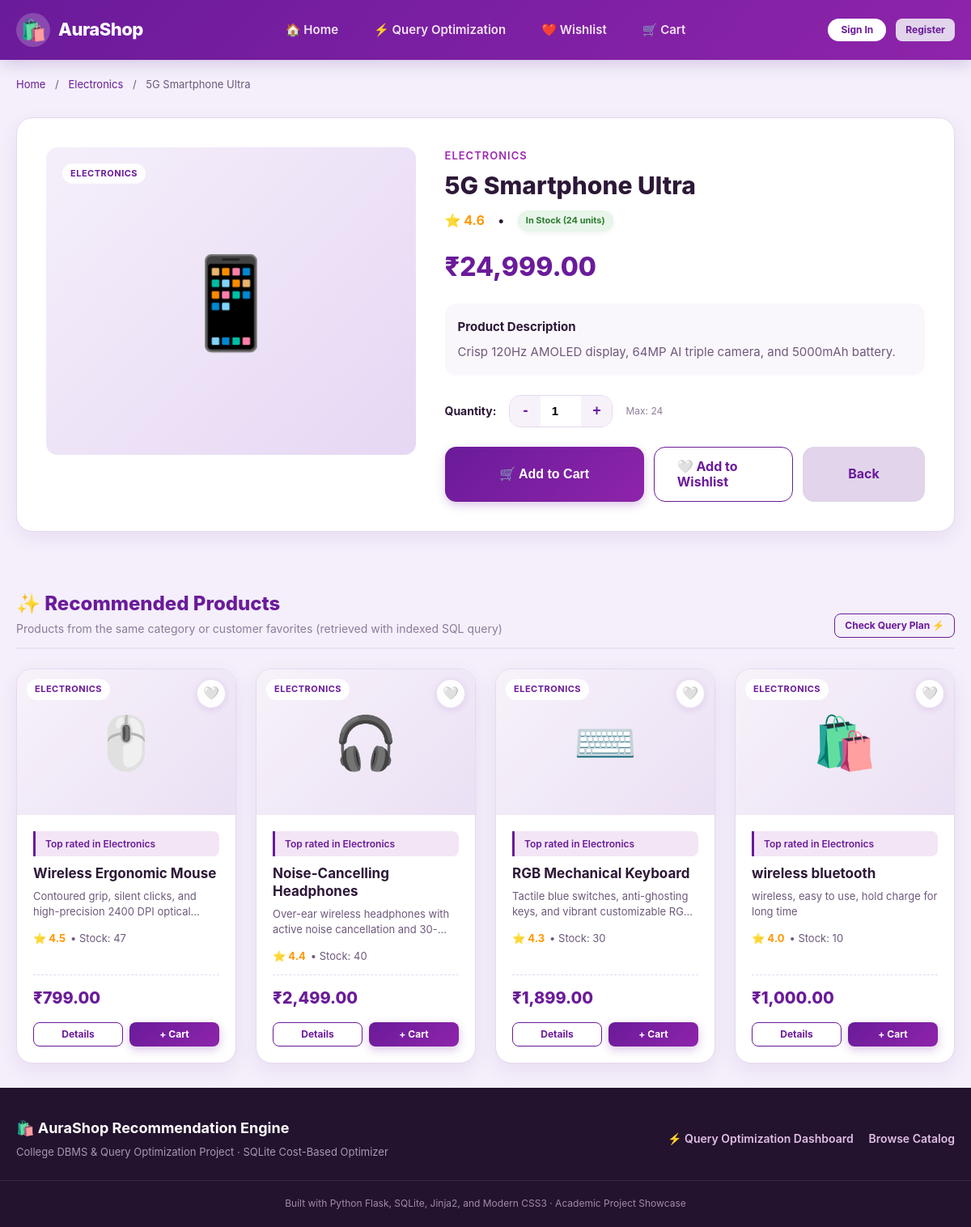
The app's page /product/2 with its own data.
### tables this page shows
CREATE TABLE products (
            product_id INTEGER PRIMARY KEY AUTOINCREMENT,
            name TEXT NOT NULL,
            category TEXT NOT NULL,
            price REAL NOT NULL,
            rating REAL DEFAULT 0,
            stock INTEGER DEFAULT 0,
            description TEXT,
            image TEXT
        );

### app.py (the view)
@app.route("/product/<int:product_id>")
def product_details(product_id):
    conn = get_connection()
    product = conn.execute(
        "SELECT * FROM products WHERE product_id = ?", (product_id,)
    ).fetchone()
    conn.close()
    if product is None:
        flash("Product not found.", "danger")
        return redirect(url_for("home"))
    user_id = session.get("user_id")
    log_user_activity(user_id, product_id, activity_type="view")
    recommendations = get_product_recommendations(product_id, user_id=user_id, limit=4)
    return render_template(
        "product.html",
        product=product,
        recommendations=recommendations
    )

### database.py (called while the page is built)
def get_connection():
    conn = sqlite3.connect(DB_NAME)
    conn.row_factory = sqlite3.Row
    conn.execute("PRAGMA foreign_keys = ON;")
    return conn

### optimizer.py (called while the page is built)
def get_all_categories():
    conn = get_connection()
    rows = conn.execute("SELECT DISTINCT category FROM products ORDER BY category ASC").fetchall()
    conn.close()
    return [r["category"] for r in rows]

### recommendations.py (called while the page is built)
def log_user_activity(user_id, product_id, activity_type="view"):
    if not product_id:
        return
    try:
        conn = get_connection()
        conn.execute("""
            INSERT INTO user_activity (user_id, product_id, activity_type)
            VALUES (?, ?, ?)
        """, (user_id, product_id, activity_type))
        conn.commit()
        conn.close()
    except Exception as e:
        print(f"[Activity Log Error]: {e}")

### templates/product.html (shortened to what this page needs)
{% extends "base.html" %}
{% block content %}
<div class="container">
    <div style="margin: 20px 0 10px; font-size: 13px; color: var(--text-secondary);">
        <a href="{{ url_for('home') }}" style="color: var(--primary-color); text-decoration: none;">Home</a>
        <span style="margin: 0 8px;">/</span>
        <a href="{{ url_for('home', category=product.category) }}" style="color: var(--primary-color); text-decoration: none;">{{ product.category }}</a>
        <span style="margin: 0 8px;">/</span>
        <span>{{ product.name }}</span>
    </div>
    <div class="product-detail-layout">
        <div class="detail-image-box">
            <span>{{ product.image or '🛍️' }}</span>
            <span class="product-category-tag" style="top: 20px; left: 20px;">{{ product.category }}</span>
        </div>
        <div class="detail-info">
            <span class="detail-category-crumb">{{ product.category }}</span>
            <h1 class="detail-title">{{ product.name }}</h1>
            <div class="detail-rating-stock">
                <span class="star-rating" style="font-size: 16px;">⭐ {{ "%.1f"|format(product.rating) }}</span>
                <span>•</span>
                {% if product.stock > 5 %}
                    <span class="stock-tag stock-in" style="position: static;">In Stock ({{ product.stock }} units)</span>
                {% elif product.stock > 0 %}
                    <span class="stock-tag stock-low" style="position: static;">Low Stock: Only {{ product.stock }} left!</span>
                {% else %}
                    <span class="stock-tag stock-out" style="position: static;">Currently Out of Stock</span>
                {% endif %}
            </div>
            <div class="detail-price">
                ₹{{ "{:,.2f}".format(product.price) }}
            </div>
            <div class="detail-description">
                <h4 style="color: var(--text-primary); margin-bottom: 6px;">Product Description</h4>
                <p>{{ product.description }}</p>
            </div>
            {% if product.stock > 0 %}
                <form action="{{ url_for('add_to_cart', product_id=product.product_id) }}" method="POST">
                    <div class="qty-control-wrapper">
                        <span class="qty-label">Quantity:</span>
                        <div class="qty-counter">
                            <button type="button" class="qty-btn" id="qty-btn-minus">-</button>
                            <input
                                type="number"
                                id="product-quantity-input"
                                name="quantity"
                                class="qty-input"
                                value="1"
                                min="1"
                                max="{{ product.stock }}"
                            >
                            <button type="button" class="qty-btn" id="qty-btn-plus">+</button>
                        </div>
                        <span style="font-size: 12px; color: var(--text-muted);">Max: {{ product.stock }}</span>
                    </div>
                    <div style="display: flex; gap: 12px; margin-top: 10px; flex-wrap: wrap;">
                        <button type="submit" class="btn btn-primary btn-lg" style="flex: 2; min-width: 170px;">
                            🛒 Add to Cart
                        </button>
                        <a href="{{ url_for('add_to_wishlist', product_id=product.product_id) }}" class="btn btn-outline btn-lg" style="flex: 1.2; min-width: 170px;">
                            {% if product.product_id in user_wishlist_ids %}
                                ❤️ In Wishlist
                            {% else %}
                                🤍 Add to Wishlist
                            {% endif %}
                        </a>
                        <a href="{{ url_for('home') }}" class="btn btn-secondary btn-lg" style="flex: 1; min-width: 110px;">
                            Back
                        </a>
                    </div>
                </form>
            {% else %}
                <div style="margin-top: 20px;">
                    <button class="btn btn-secondary btn-lg btn-block" disabled>Item Currently Out of Stock</button>
                    <a href="{{ url_for('home') }}" class="btn btn-outline btn-block" style="margin-top: 10px;">Explore Similar Items</a>
                </div>
            {% endif %}
        </div>
    </div>
    <section class="section" style="margin-top: 40px;">
        <div class="section-header">
            <div>
                <h2 class="section-title">✨ Recommended Products</h2>
                <p class="section-subtitle">
                    Products from the same category or customer favorites (retrieved with indexed SQL query)
                </p>
            </div>
            <a href="{{ url_for('optimization') }}" class="btn btn-sm btn-outline">Check Query Plan ⚡</a>
        </div>
        {% if recommendations %}
        <div class="product-grid">
            {% for item in recommendations %}
            <div class="product-card">
                <div class="product-image-box">
                    <span>{{ item.image or '🛍️' }}</span>
                    <span class="product-category-tag">{{ item.category }}</span>
                    <a href="{{ url_for('add_to_wishlist', product_id=item.product_id) }}"
                       class="wishlist-btn {% if item.product_id in user_wishlist_ids %}active{% endif %}"
                       title="{% if item.product_id in user_wishlist_ids %}Saved in Wishlist{% else %}Add to Wishlist{% endif %}">
                        {% if item.product_id in user_wishlist_ids %}❤️{% else %}🤍{% endif %}
                    </a>
                </div>
                <div class="product-content">
                    <div class="recommendation-banner badge-{{ item.badge_color or 'purple' }}">
                        <span>{{ item.recommendation_reason }}</span>
                    </div>
                    <h3 class="product-title">{{ item.name }}</h3>
                    <p class="product-desc">{{ item.description }}</p>
                    <div class="product-rating">
                        <span class="star-rating">⭐ {{ "%.1f"|format(item.rating) }}</span>
                        <span>• Stock: {{ item.stock }}</span>
                    </div>
                    <div class="product-price-row">
                        <div class="product-price">₹{{ "{:,.2f}".format(item.price) }}</div>
                    </div>
                    <div class="product-actions">
                        <a href="{{ url_for('product_details', product_id=item.product_id) }}" class="btn btn-outline btn-sm">
                            Details
                        </a>
                        {% if item.stock > 0 %}
                            <a href="{{ url_for('add_to_cart', product_id=item.product_id) }}" class="btn btn-primary btn-sm">
                                + Cart
                            </a>
                        {% else %}
                            <button class="btn btn-secondary btn-sm" disabled>Sold Out</button>
                        {% endif %}
                    </div>
                </div>
            </div>
            {% endfor %}
        </div>
        {% else %}
            <p style="text-align: center; color: var(--text-muted); padding: 30px;">No recommendations available for this product.</p>
        {% endif %}
    </section>
</div>
{% endblock %}

### templates/base.html (shortened to what this page needs)
<!DOCTYPE html>
<html lang="en">
<head>
    <link rel="stylesheet" href="{{ url_for('static', filename='css/style.css') }}">
</head>
<body>
    <header class="site-header">
        <nav class="navbar">
            <a href="{{ url_for('home') }}" class="brand-logo">
                <div class="brand-icon">🛍️</div>
                <span>AuraShop</span>
            </a>
            <ul class="nav-links">
                <li><a href="{{ url_for('home') }}">🏠 Home</a></li>
                <li><a href="{{ url_for('optimization') }}">⚡ Query Optimization</a></li>
                <li>
                    <a href="{{ url_for('view_wishlist') }}">
                        ❤️ Wishlist
                    </a>
                </li>
                <li>
                    <a href="{{ url_for('view_cart') }}">
                        🛒 Cart
                    </a>
                </li>
            </ul>
            <div class="user-nav">
                {% if current_user %}
                    <span class="user-greeting">
                        👋 Hi, {{ current_user.full_name.split(' ')[0] }}
                        {% if current_user.is_admin == 1 %}
                            <span class="admin-tag">ADMIN</span>
                        {% endif %}
                    </span>
                    <a href="{{ url_for('order_history') }}" class="btn btn-sm btn-outline" style="color: white; border-color: rgba(255,255,255,0.4);">📦 Orders</a>
                    <a href="{{ url_for('payment_history') }}" class="btn btn-sm btn-outline" style="color: white; border-color: rgba(255,255,255,0.4);">💳 Payments</a>
                    {% if current_user.is_admin == 1 %}
                        <a href="{{ url_for('admin_dashboard') }}" class="btn btn-sm btn-outline" style="color: #ffcc80; border-color: #ffcc80;">⚙️ Dashboard</a>
                    {% endif %}
                    <a href="{{ url_for('logout') }}" class="btn btn-sm btn-secondary">Logout</a>
                {% else %}
                    <a href="{{ url_for('login') }}" class="btn btn-sm btn-nav-auth">Sign In</a>
                    <a href="{{ url_for('register') }}" class="btn btn-sm btn-secondary">Register</a>
                {% endif %}
            </div>
        </nav>
    </header>
    <main>
        {% block content %}{% endblock %}
    </main>
    <footer class="site-footer">
        <div class="footer-content">
            <div>
                <div class="footer-brand">🛍️ AuraShop Recommendation Engine</div>
                <p style="font-size: 13px; margin-top: 4px; color: #a996b8;">
                    College DBMS & Query Optimization Project · SQLite Cost-Based Optimizer
                </p>
            </div>
            <div>
                <a href="{{ url_for('optimization') }}" style="color: #e1bee7; text-decoration: none; font-weight: 600; margin-right: 15px;">⚡ Query Optimization Dashboard</a>
                <a href="{{ url_for('home') }}" style="color: #e1bee7; text-decoration: none; font-weight: 600;">Browse Catalog</a>
            </div>
        </div>
        <div class="footer-note">
            Built with Python Flask, SQLite, Jinja2, and Modern CSS3 · Academic Project Showcase
        </div>
    </footer>
</body>
</html>

### records on screen
products: category "Electronics", name "5G Smartphone Ultra", image "📱", category "ELECTRONICS", rating "4.6", stock "24", price "24,999.00", description "Crisp 120Hz AMOLED display, 64MP AI triple camera, and 5000mAh battery."
products: image "🖱️", category "ELECTRONICS", recommendation_reason "Top rated in Electronics", name "Wireless Ergonomic Mouse", description "Contoured grip, silent clicks, and high-precision 2400 DPI…", rating "4.5", stock "47", price "799.00"
products: image "🎧", category "ELECTRONICS", recommendation_reason "Top rated in Electronics", name "Noise-Cancelling Headphones", description "Over-ear wireless headphones with active noise cancellation…", rating "4.4", stock "40", price "2,499.00"
products: image "⌨️", category "ELECTRONICS", recommendation_reason "Top rated in Electronics", name "RGB Mechanical Keyboard", description "Tactile blue switches, anti-ghosting keys, and vibrant customizable…", rating "4.3", stock "30", price "1,899.00"
products: image "🛍️", category "ELECTRONICS", recommendation_reason "Top rated in Electronics", name "wireless bluetooth", description "wireless, easy to use, hold charge for long time", rating "4.0", stock "10", price "1,000.00"
